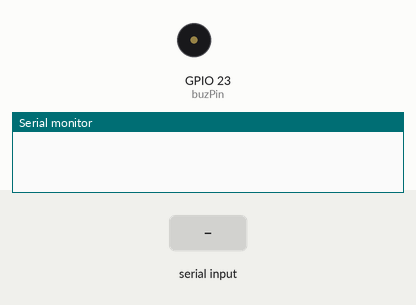
The sketch below on a simulated ESP32. Parts: buzzer (waves = sounding), the last lines printed to the serial monitor. Inputs (shaded band) come from the test bench. EEPROM starts erased.

Above: at 1.2 s.
1.3 s: "<90,45>" received over Serial
At 2.5 s:
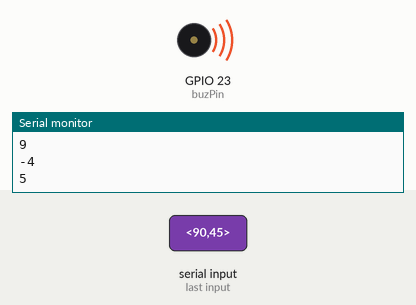
Timing chart, 0 to 4.3 s (numbered marks = the images above; inputs shaded):
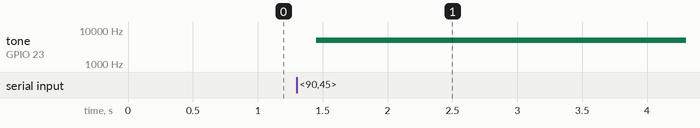

Measured:
- after the input at 1.3 s, tone on GPIO 23 (buzPin): silent → 5000 Hz after 0.15 s

The sketch:

TaskC.ino
```cpp
// music play station by using pwm
// choi++20200924
// freq -> pitch
// duty -> volume (?)
// setting PWM properties
//const int ledChannel = 0;
//const int resolution = 8;
//const int buzPin = 23;
//const int duty = 128;
//
//// variables
//int vNote = 0, vDur = 0;
//const int dDur = 250; // default duration
//// notes
////enum Notes {C3=0, CS3, D3, DS3, E3, F3};
//int nFrq[] = {262, 277, 294, 311, 330, 349, 370, 392, 415, 440, 466, 494, 523};
//int nDur[] = { 2000, 1500, 1000, 750, 500, 375, 250 };
//
//
//void playNote(int note, int dur) {
//  if (note == -1) {
//    ledcSetup(ledChannel, 0, resolution);
//    ledcWrite(ledChannel, 0);
//  }
//  else {
//    ledcSetup(ledChannel, nFrq[note], resolution);
//    ledcWrite(ledChannel, duty);
//  }
//  Serial.println(String(note) + "," + String(dur));
//  delay(nDur[dur]);
//}
//
//void setup() {
//  Serial.begin(115200);
//  // attach the channel to the GPIOs
//  ledcAttachPin(buzPin, ledChannel);
//}
//
//void loop() {
//  if (Serial.available() > 0) {
//    vNote = Serial.read();
//    if (Serial.available() > 0) {
//      vDur = Serial.read();
//      if (vDur <= '6' && vDur >= '0')
//        vDur -= '0';
//      else vDur = dDur;
//      if (vNote <= '9' && vNote >= '0')
//        vNote -= '0';
//      else if (vNote <= 'c' && vNote >= 'a')
//        vNote = vNote - 'a' + 10;
//      else /* if (vNote == ',') */
//        vNote = -1; // rest
//      playNote(vNote, vDur);
//    }
//  }
//}
//04060604044476764404767644767644040404,474744404747474,474744404747474,474744404,0c474c474442404,4

#include <EEPROM.h>
#define EEPROM_SIZE 64

// the number of the LED pin
const int ledPin = 16; // 16 corresponds to GPIO16
const int ledPin2 = 17; // 17 corresponds to GPIO17
const int ledPin3 = 5; // 5 corresponds to GPIO5
const int buttonPin = 15;

// setting PWM properties
const int freq = 5000;
const int ledChannel1 = 0;
const int ledChannel2 = 1;
const int ledChannel3 = 2;
const int resolution = 8;

const int ledChannel = 0;
const int buzPin = 23;
const int duty = 128;
int sVal;
int sdur;
int nFrq[] = {262, 330, 392, 440, 0};
//도 미 솔 도 0
int ndur[] = {500, 250, 2000};

int eepromflag = false;
int savenum[64];
int savelen = 0;

void playNote(int note, int dur) {
  ledcSetup(ledChannel, nFrq[note], resolution);
  ledcWrite(ledChannel, duty);
  Serial.println(note);
  delay(dur);
}

void setup() {
  Serial.begin(115200);
  EEPROM.begin(EEPROM_SIZE);

  ledcAttachPin(buzPin, ledChannel);
  //Serial.println(EEPROM.read(2));
  if(EEPROM.read(0) == 170){
      int getlen = EEPROM.read(2);
      int i;
      for (i=0; i<getlen; i++){
        Serial.print(EEPROM.read(3+i));
      }
      for (i=0; i<getlen; i=i+2){
        playNote(EEPROM.read(3+i),ndur[EEPROM.read(4+i)]);
      }
      playNote(5,0);

  }
}

void loop() {
  if (Serial.available() > 0) {
    sVal = Serial.read();

    if (sVal == '>') {
      eepromflag = false;
      EEPROM.write(2, savelen);
      EEPROM.write(0, 0xAA); //0xAA : 170 0x55 : 85

      //EEPROM.commit();
      int i;
      for (i = 0; i < savelen; i = i + 1) {
        Serial.println(savenum[i]);
        EEPROM.write(3+i, savenum[i]-48); //0xAA : 170 0x55 : 85
      }
      EEPROM.commit();

      delay(50);
      sVal = Serial.read();
      Serial.println(savelen);
    }
    if (eepromflag == true) {
      savenum[savelen] = sVal;
      savelen += 1;
    }
    //EEPROM.write(0, 0x55); //0xAA : 170 0x55 : 85
    //EEPROM.commit();
    if (sVal == '<') {
      eepromflag = true;
      delay(50);
      sVal = Serial.read();
      savenum[savelen] = sVal;
      savelen += 1;
    }

    delay(50);
    sdur = Serial.read();

    if (eepromflag == true) {
      savenum[savelen] = sdur;
      savelen += 1;
    }

    delay(50);
    playNote(sVal - 0x30, ndur[sdur - 0x30]);
  }
}

//EEPROM.write(0, ledState);
//    EEPROM.commit();


// <00010100>002031312000313120313120
// 00010100002031<3120003131203131>20
// 0001010000203131200031312031312000000050303020<0030303050303020003030305030302000524030>403020100050
// 00010100002031312000313120313120000000503030200030303050303020003030305030302000524030403020100050
```
